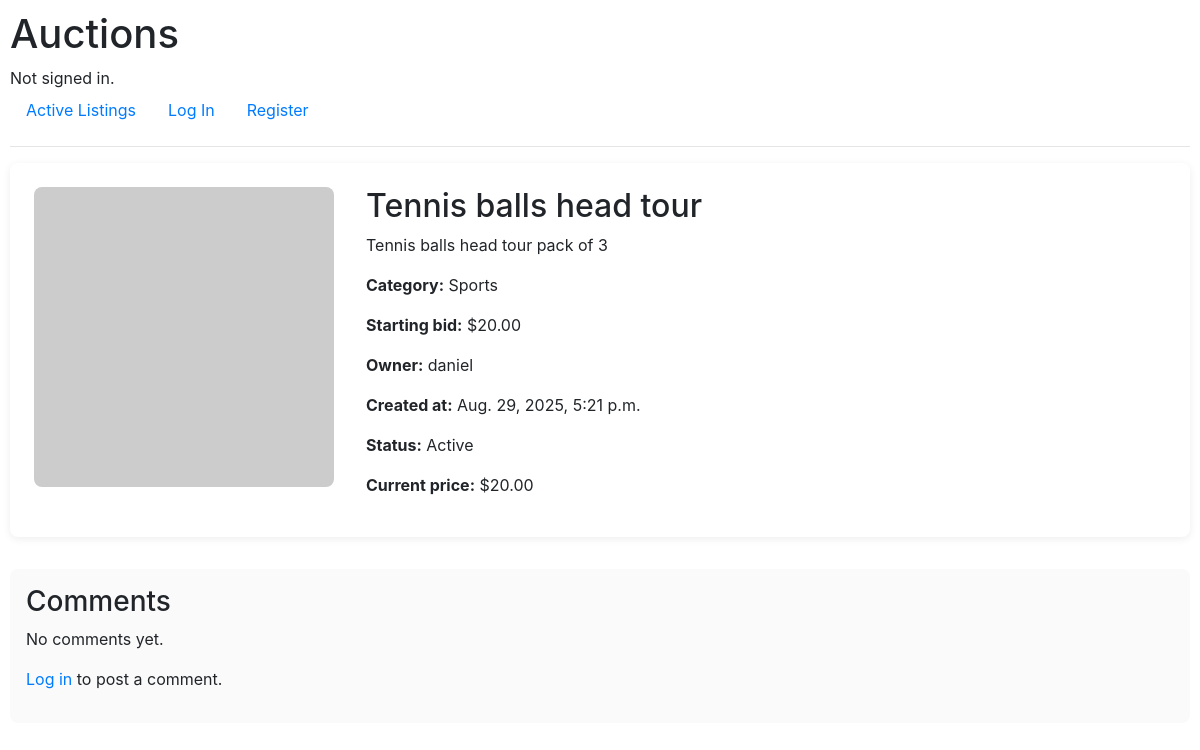
/listing/3, run on the app's committed database.
### auctions/models.py (models this page shows, shortened)
class AuctionListing(models.Model):
    title = models.CharField(max_length=64)
    description = models.TextField()
    starting_bid = models.DecimalField(max_digits=10, decimal_places=2)
    image_url = models.URLField(blank=True, null=True, max_length=400)
    created_at = models.DateTimeField(auto_now_add=True)
    is_active = models.BooleanField(default=True)
    owner = models.ForeignKey(User, on_delete=models.CASCADE, related_name="listings")
    category = models.ForeignKey("AuctionCategorie", on_delete=models.SET_NULL, null=True, blank=True, related_name="listings")
    def get_current_price(self):
        bids = self.bids.all()
        if bids:
            return bids.aggregate(Max('amount'))['amount__max']
        return self.starting_bid

class AuctionCategorie(models.Model):
    name = models.CharField(max_length=64)

class User(AbstractUser):
    pass

### auctions/views.py (the view)
# urls.py: path("listing/<int:listing_id>", views.listing_view, name="listing"),
def listing_view(request, listing_id):
    if request.user.is_authenticated:
        user = request.user
        is_watchlisted = True if user.watchlist.filter(listing_id=listing_id).first() else False
    else:
        is_watchlisted = False
    listing = AuctionListing.objects.get(id=listing_id)
    return render(request, "auctions/listing_page.html", {
        "listing": listing,
        "is_watchlisted": is_watchlisted
    })

### auctions/templates/auctions/listing_page.html (shortened to what this page needs)
{% extends "auctions/layout.html" %}
{% load static %}
{% block extra_css %}
    <link href="{% static 'auctions/listing.css' %}" rel="stylesheet">
{% endblock %}
{% block body %}
    <div class="listing-detail-card">
        <div class="listing-detail-image">
            {% if listing.image_url %}
                <img src="{{ listing.image_url }}" alt="{{ listing.title }}" />
            {% else %}
                <img src="https://via.placeholder.com/300x300?text=No+Image" alt="No image" />
            {% endif %}
        </div>
        <div class="listing-detail-info">
            <div class="listing-header">
                <h2>{{ listing.title }}</h2>
            </div>
            <p>{{ listing.description }}</p>
            <p><strong>Category:</strong> {{ listing.category.name }}</p>
            <p><strong>Starting bid:</strong> ${{ listing.starting_bid }}</p>
            <p><strong>Owner:</strong> {{ listing.owner.username }}</p>
            <p><strong>Created at:</strong> {{ listing.created_at }}</p>
            <p><strong>Status:</strong> {% if listing.is_active %}Active{% else %}Closed{% endif %}</p>
            <p><strong>Current price:</strong> ${{ listing.get_current_price|floatformat:2 }}</p>
        </div>
    </div>
    <div class="comments-section">
        <h3>Comments</h3>
        {% if comments %}
            <ul class="comments-list">
                {% for comment in comments %}
                    <li>
                        <strong>{{ comment.user.username }}</strong> ({{ comment.created_at }}):<br>
                        {{ comment.text }}
                    </li>
                {% endfor %}
            </ul>
        {% else %}
            <p>No comments yet.</p>
        {% endif %}
        {% if user.is_authenticated %}
            <a href="">add comment</a>
        {% else %}
            <p><a href="{% url 'login' %}">Log in</a> to post a comment.</p>
        {% endif %}
    </div>
{% endblock %}

### auctions/static/auctions/styles.css (style rules this page uses)
body { padding: 10px; }

### auctions/static/auctions/listing.css (style rules this page uses)
.listing-detail-card { display: flex; gap: 32px; margin-bottom: 32px; background: #fff; border-radius: 8px; box-shadow: 0 2px 8px rgba(0,0,0,0.07); padding: 24px; }
.listing-detail-image img { width: 300px; height: 300px; object-fit: cover; border-radius: 8px; }
.listing-detail-info { flex: 1; }
.comments-section { margin-top: 32px; background: #fafafa; border-radius: 8px; padding: 16px; }
.listing-header { display: flex; justify-content: space-between; align-items: center; }

### data on the page
AuctionListing: title "Tennis balls head tour", description "Tennis balls head tour pack of 3", category.name "Sports", starting_bid "20.00", owner.username "daniel", created_at "Aug. 29, 2025, 5:21 p.m.", get_current_price "20.00"
